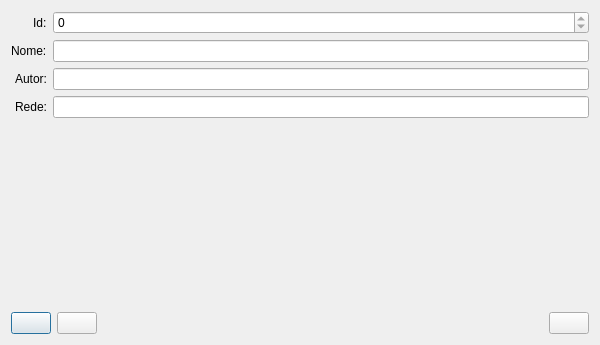
<?xml version="1.0" encoding="UTF-8"?>
<ui version="4.0">
 <class>ViewManterNovela</class>
 <widget class="QDialog" name="ViewManterNovela">
  <property name="geometry">
   <rect>
    <x>0</x>
    <y>0</y>
    <width>600</width>
    <height>345</height>
   </rect>
  </property>
  <property name="windowTitle">
   <string>Manter dados de uma novela...</string>
  </property>
  <property name="windowIcon">
   <iconset resource="../resource/resource.qrc">
    <normaloff>:/imagens/television.png</normaloff>:/imagens/television.png</iconset>
  </property>
  <layout class="QVBoxLayout" name="verticalLayout">
   <item>
    <layout class="QFormLayout" name="formLayout">
     <property name="labelAlignment">
      <set>Qt::AlignRight|Qt::AlignTrailing|Qt::AlignVCenter</set>
     </property>
     <item row="0" column="0">
      <widget class="QLabel" name="label">
       <property name="text">
        <string>Id:</string>
       </property>
      </widget>
     </item>
     <item row="0" column="1">
      <widget class="QSpinBox" name="fieldidnovela">
       <property name="readOnly">
        <bool>true</bool>
       </property>
      </widget>
     </item>
     <item row="1" column="0">
      <widget class="QLabel" name="label_2">
       <property name="text">
        <string>Nome:</string>
       </property>
      </widget>
     </item>
     <item row="1" column="1">
      <widget class="QLineEdit" name="fieldnome"/>
     </item>
     <item row="2" column="0">
      <widget class="QLabel" name="label_3">
       <property name="text">
        <string>Autor:</string>
       </property>
      </widget>
     </item>
     <item row="3" column="0">
      <widget class="QLabel" name="label_4">
       <property name="text">
        <string>Rede:</string>
       </property>
      </widget>
     </item>
     <item row="2" column="1">
      <widget class="QLineEdit" name="fieldautor"/>
     </item>
     <item row="3" column="1">
      <widget class="QLineEdit" name="fieldrede"/>
     </item>
    </layout>
   </item>
   <item>
    <layout class="QHBoxLayout" name="horizontalLayout">
     <item>
      <widget class="QPushButton" name="bsalvar">
       <property name="text">
        <string/>
       </property>
       <property name="icon">
        <iconset resource="../resource/resource.qrc">
         <normaloff>:/imagens/save.png</normaloff>:/imagens/save.png</iconset>
       </property>
      </widget>
     </item>
     <item>
      <widget class="QPushButton" name="bexcluir">
       <property name="text">
        <string/>
       </property>
       <property name="icon">
        <iconset resource="../resource/resource.qrc">
         <normaloff>:/imagens/delete.png</normaloff>:/imagens/delete.png</iconset>
       </property>
      </widget>
     </item>
     <item>
      <spacer name="horizontalSpacer">
       <property name="orientation">
        <enum>Qt::Horizontal</enum>
       </property>
       <property name="sizeHint" stdset="0">
        <size>
         <width>40</width>
         <height>20</height>
        </size>
       </property>
      </spacer>
     </item>
     <item>
      <widget class="QPushButton" name="bfechar">
       <property name="text">
        <string/>
       </property>
       <property name="icon">
        <iconset resource="../resource/resource.qrc">
         <normaloff>:/imagens/exit.png</normaloff>:/imagens/exit.png</iconset>
       </property>
      </widget>
     </item>
    </layout>
   </item>
  </layout>
 </widget>
 <resources>
  <include location="../resource/resource.qrc"/>
 </resources>
 <connections/>
</ui>
